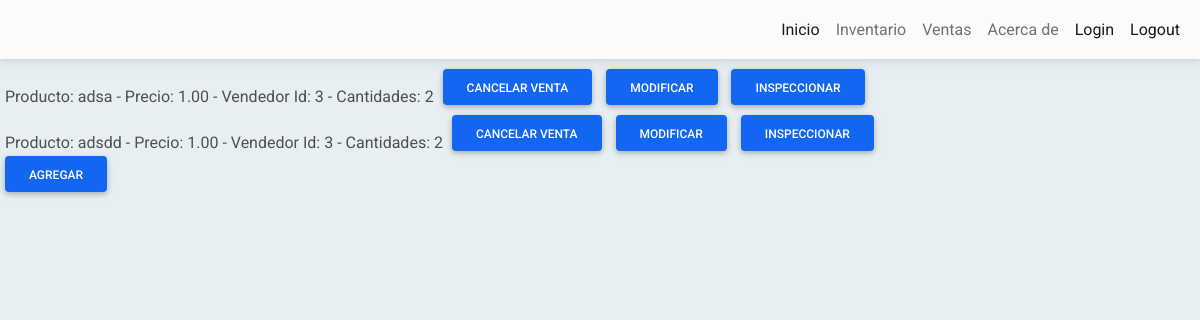
The app's page /ventas with its own data.
### InventarioModel/models.py (models this page shows)
class Ventas (Model):
    nombre_producto = CharField(max_length=70)
    precio_producto = DecimalField(max_digits=5,decimal_places=2)
    vendedor_id = IntegerField()
    cantidades = IntegerField()
    def __str__(self):
        return f'Producto: {self.nombre_producto} - Precio: {self.precio_producto} - Vendedor Id: {self.vendedor_id} - Cantidades: {self.cantidades}'

### InventarioModel/views.py (the view)
# urls.py: path('ventas', Venta.as_view(), name='ventas'),
class Venta(ListView ):
    model = Ventas
    template_name = "ventas.html"
    context_object_name = 'ventas'

### InventarioModel/Templates/ventas.html (shortened to what this page needs)
{% extends 'start.html'%}
{% load static %}
{% block bodycontent %}
<div class="align:center" style="margin: 5px; ">
  {% for vent in ventas%}
    {{vent}}
    <a class="btn btn-primary" href=" {% url 'eliminar_ventas' vent.id %}"  style="margin: 5px; ">Cancelar Venta</a>
    <a class="btn btn-primary" href=" {% url 'update_ventas' vent.id %}"  style="margin: 5px; ">Modificar</a>
    <a class="btn btn-primary" href=" {% url 'ver_ventas' vent.id %}"  style="margin: 5px; ">Inspeccionar</a>
    <br>
  {% endfor %}
  <a class="btn btn-primary" href=" {% url 'crear_ventas' %}">Agregar</a>
</div>
{% endblock %}

### records on screen
Ventas: nombre_producto+precio_producto+vendedor "Producto: adsa - Precio: 1.00 - Vendedor Id: 3 - Cantidades: 2"
Ventas: nombre_producto+precio_producto+vendedor "Producto: adsdd - Precio: 1.00 - Vendedor Id: 3 - Cantidades: 2"
